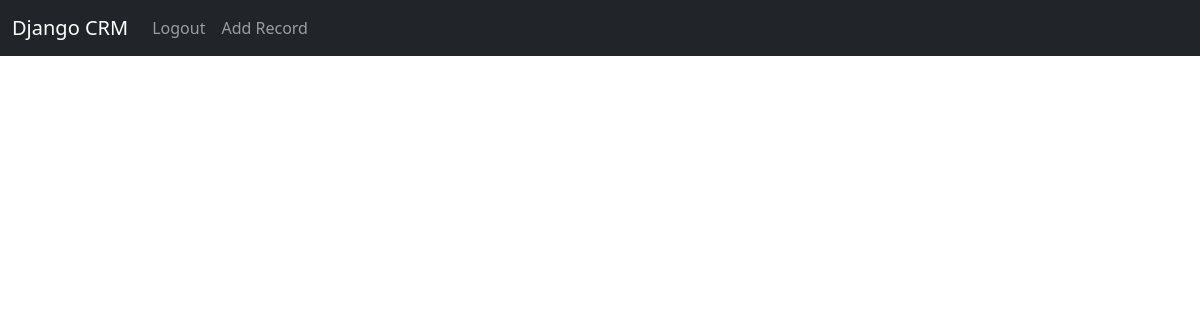
The app's page / (signed in), older data.
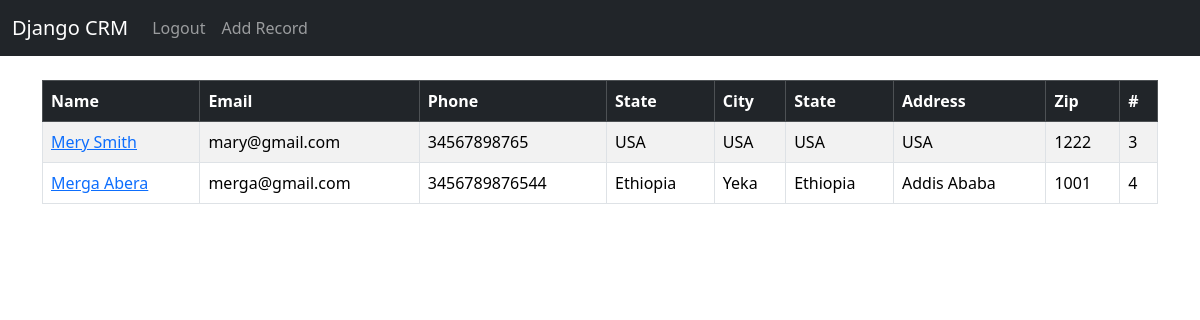
The same page, newer data.
### website/models.py (models this page shows)
class Record(models.Model):
    first_name = models.CharField(max_length=100)
    last_name = models.CharField(max_length=100)
    email = models.CharField(max_length=100)
    phone = models.CharField(max_length=100)
    address = models.CharField(max_length=100)
    city = models.CharField(max_length=100)
    state = models.CharField(max_length=100)
    zip_code = models.CharField(max_length=100)
    created_at = models.DateTimeField(auto_now_add=True)
    def __str__(self):
        return (f"{self.first_name} {self.last_name}")

### website/views.py (the view)
# urls.py: path('', views.home,name="home"),
def home(request):
    if request.method == "POST":
        username = request.POST.get("username")
        password = request.POST.get("password")
        user = authenticate(request,username=username,password=password)
        if user is not None:
            login(request,user)
            messages.success(request,"you have been logged in!")
            return redirect("home")
        else:
            messages.error(request,"Error happen while login")
            return redirect("home")
    else:
        records = Record.objects.all()
        return render(request,'home.html',{"records":records})

### website/templates/home.html (shortened to what this page needs)
{% extends 'base.html' %}
{% block content %}
  <div>
    {% if request.user.is_authenticated %}
      {% if records %}
        <table class="table table-striped table-hover table-bordered">
          <thead class="table-dark">
            <tr>
              <th scope="col">Name</th>
              <th scope="col">Email</th>
              <th scope="col">Phone</th>
              <th scope="col">State</th>
              <th scope="col">City</th>
              <th scope="col">State</th>
              <th scope="col">Address</th>
              <th scope="col">Zip</th>
              <th scope="col">#</th>
            </tr>
          </thead>
          <tbody>
            {% for record in records %}
              <tr>
                <td>
                  <a href="{% url 'record' record.id %}">{{ record }}</a>
                </td>
                <td>{{ record.email }}</td>
                <td>{{ record.phone }}</td>
                <td>{{ record.state }}</td>
                <td>{{ record.city }}</td>
                <td>{{ record.state }}</td>
                <td>{{ record.address }}</td>
                <td>{{ record.zip_code }}</td>
                <td>{{ record.id }}</td>
              </tr>
            {% endfor %}
          </tbody>
        </table>
      {% endif %}
    {% endif %}
  </div>
{% endblock %}

### website/templates/base.html (shortened to what this page needs)
<!DOCTYPE html>
<html lang="en">
  <head>
    <link href="https://cdn.jsdelivr.net/npm/bootstrap@5.3.3/dist/css/bootstrap.min.css" rel="stylesheet" />
  </head>
  <body>
    {% include 'nav-bar.html' %}
    <div class="container">
      <br />
      {% block content %}
      {% endblock %}
    </div>
  </body>
</html>

### website/templates/nav-bar.html (shortened to what this page needs)
<nav class="navbar navbar-expand-lg navbar-dark bg-dark">
  <div class="container-fluid">
    <a class="navbar-brand" href="{% url 'home' %}">Django CRM</a>
    <div class="collapse navbar-collapse" id="navbarSupportedContent">
      <ul class="navbar-nav me-auto mb-2 mb-lg-0">
        {% if request.user.is_authenticated %}
          <li class="nav-item">
            <a class="nav-link" href="{% url 'logout' %}">Logout</a>
          </li>
          <li class="nav-item">
            <a class="nav-link" href="{% url 'add_record' %}">Add Record</a>
          </li>
        {% else %}
          <li class="nav-item">
            <a class="nav-link" href="{% url 'register' %}">Register</a>
          </li>
        {% endif %}
      </ul>
    </div>
  </div>
</nav>

Row changes from the older to the newer data that the page shows:
added Record: first_name+last_name "Mery Smith", email "mary@gmail.com", phone "34567898765", state "USA", city "USA", address "USA", zip_code "1222", id "3"
added Record: first_name+last_name "Merga Abera", email "merga@gmail.com", phone "3456789876544", state "Ethiopia", city "Yeka", address "Addis Ababa", zip_code "1001", id "4"
Text that changed along with them:
text now shown: "Name Email Phone State City State Address Zip #"
